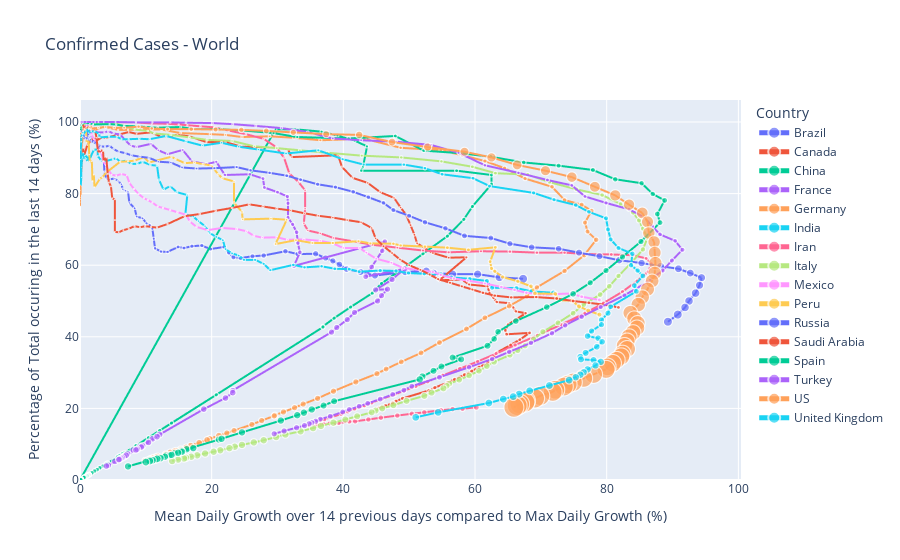

Notebook code for this chart:
### Markdown cell above
### Plot

### Code cell
list_top_16_countries = daily_cases_global.sort_values(daily_cases_global.columns[-2], ascending=False).reset_index()['Country/Region'][:16].to_list()    
ct_w.value = list_top_16_countries


if cases_w.value == 'Confirmed Cases':

    daily_cases_global_2 = plot_phase_space_world(daily_cases_global, 
                                           title = cases_w.value, time_window=int(tw_w.value), 
                                           n_cases = min_w.value, country=ct_w.value)
elif cases_w.value == 'Deaths':
    daily_deaths_global_2 = plot_phase_space_world(daily_deaths_global, 
                                            title = cases_w.value, time_window=int(tw_w.value), 
                                            n_cases = min_w.value, country=ct_w.value)
else:
    print('ERROR in dataframe')
